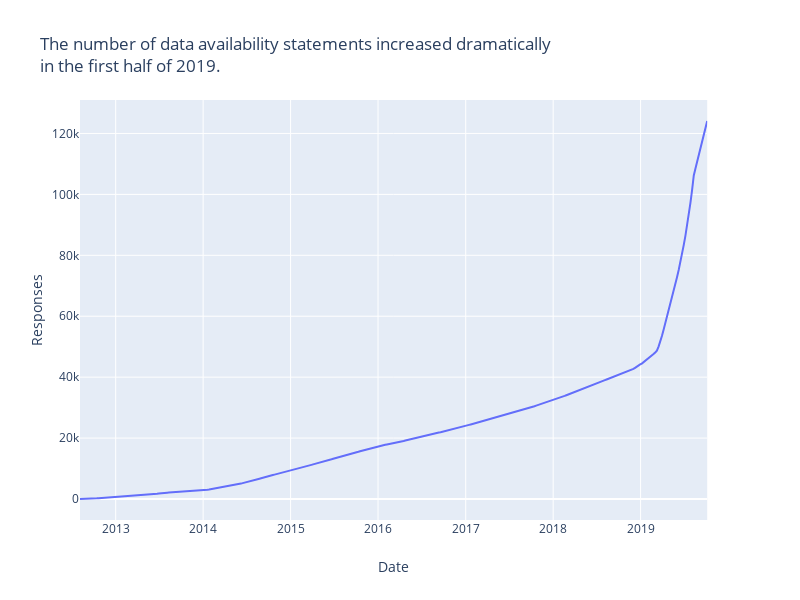

Source (notebook cell):
### Code cell
fig = px.line(
    weekly_answers,
    x="submissiondate",
    y="cumulative_answers",
    title="The number of data availability statements increased dramatically<br>in the first half of 2019.",
    width=800,
)

fig.update_xaxes(title_text="Date")
fig.update_yaxes(title_text="Responses")

fig_path = os.path.join(PROJ_ROOT + "/reports/figures/" + "01-answers_growth")

pio.write_html(fig, fig_path + ".html", include_plotlyjs="cdn")
pio.write_image(fig, fig_path + ".svg")

fig.show()

### Figure 1 — Plotly figure (JSON) as saved in the notebook; plotly's stock layout.template omitted (floating-point values rounded to 4 significant figures; data arrays with more than 128 entries replaced by an {"elided": "..."} marker saying what was removed)
{"data": [{"hoverlabel": {"namelength": 0}, "hovertemplate": "submissiondate=%{x}<br>cumulative_answers=%{y}", "legendgroup": "", "line": {"color": "#636efa", "dash": "solid"}, "mode": "lines", "name": "", "showlegend": false, "type": "scatter", "x": {"elided": "375 str values"}, "xaxis": "x", "y": {"elided": "375 int values"}, "yaxis": "y"}], "layout": {"height": 600, "legend": {"tracegroupgap": 0}, "title": {"text": "The number of data availability statements increased dramatically<br>in the first half of 2019."}, "width": 800, "xaxis": {"anchor": "y", "autorange": true, "domain": [0, 0.98], "range": ["2012-08-05", "2019-10-06"], "title": {"text": "Date"}, "type": "date"}, "yaxis": {"anchor": "x", "autorange": true, "domain": [0, 1], "range": [-6893.0, 131000.0], "title": {"text": "Responses"}, "type": "linear"}}}
